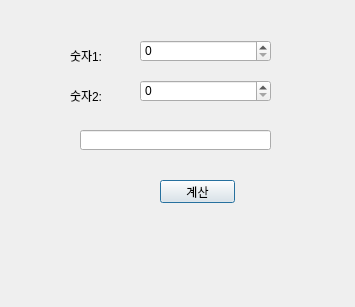
<?xml version="1.0" encoding="UTF-8"?>
<ui version="4.0">
 <class>Dialog</class>
 <widget class="QDialog" name="Dialog">
  <property name="geometry">
   <rect>
    <x>0</x>
    <y>0</y>
    <width>355</width>
    <height>307</height>
   </rect>
  </property>
  <property name="windowTitle">
   <string>Dialog</string>
  </property>
  <widget class="QSpinBox" name="spinNum1">
   <property name="geometry">
    <rect>
     <x>140</x>
     <y>40</y>
     <width>131</width>
     <height>22</height>
    </rect>
   </property>
  </widget>
  <widget class="QSpinBox" name="spinNum2">
   <property name="geometry">
    <rect>
     <x>140</x>
     <y>80</y>
     <width>131</width>
     <height>22</height>
    </rect>
   </property>
  </widget>
  <widget class="QLabel" name="label">
   <property name="geometry">
    <rect>
     <x>70</x>
     <y>50</y>
     <width>56</width>
     <height>12</height>
    </rect>
   </property>
   <property name="text">
    <string>숫자1:</string>
   </property>
  </widget>
  <widget class="QLabel" name="label_2">
   <property name="geometry">
    <rect>
     <x>70</x>
     <y>90</y>
     <width>56</width>
     <height>12</height>
    </rect>
   </property>
   <property name="text">
    <string>숫자2:</string>
   </property>
  </widget>
  <widget class="QLineEdit" name="lineEditResult">
   <property name="geometry">
    <rect>
     <x>80</x>
     <y>130</y>
     <width>191</width>
     <height>20</height>
    </rect>
   </property>
  </widget>
  <widget class="QPushButton" name="pushButton">
   <property name="geometry">
    <rect>
     <x>160</x>
     <y>180</y>
     <width>75</width>
     <height>23</height>
    </rect>
   </property>
   <property name="text">
    <string>계산</string>
   </property>
  </widget>
 </widget>
 <resources/>
 <connections/>
</ui>
